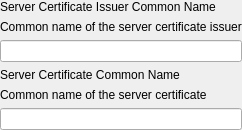
    <widget class="QWidget" name="ikev2CertificateInfoWidget" native="true">
     <layout class="QVBoxLayout" name="verticalLayout_26">
      <property name="leftMargin">
       <number>0</number>
      </property>
      <property name="topMargin">
       <number>0</number>
      </property>
      <property name="rightMargin">
       <number>0</number>
      </property>
      <property name="bottomMargin">
       <number>0</number>
      </property>
      <item>
       <widget class="QLabel" name="label_25">
        <property name="text">
         <string>Server Certificate Issuer Common Name</string>
        </property>
       </widget>
      </item>
      <item>
       <widget class="QLabel" name="lTip_32">
        <property name="text">
         <string>Common name of the server certificate issuer</string>
        </property>
       </widget>
      </item>
      <item>
       <widget class="QLineEdit" name="editServerCertificateIssuerCommonName"/>
      </item>
      <item>
       <widget class="QLabel" name="label_27">
        <property name="text">
         <string>Server Certificate Common Name</string>
        </property>
       </widget>
      </item>
      <item>
       <widget class="QLabel" name="lTip_33">
        <property name="text">
         <string>Common name of the server certificate</string>
        </property>
       </widget>
      </item>
      <item>
       <widget class="QLineEdit" name="editServerCertificateCommonName"/>
      </item>
     </layout>
    </widget>
